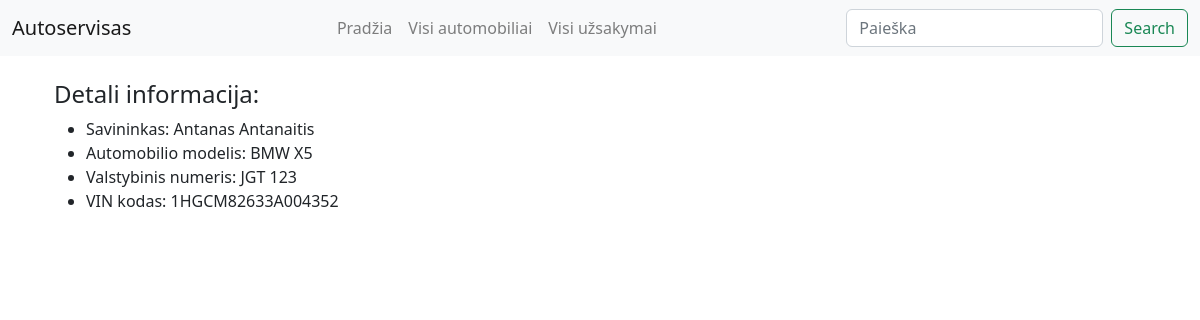
The app's page /autoservice/automobiliai/1 with its own data.
### autoservice/models.py (models this page shows, shortened)
class Automobilis(models.Model):
    valstybinis_nr = models.CharField('Valstybinis Nr.',max_length=100,unique=True)
    automobilio_modelis = models.ForeignKey(Automobilio_modelis, on_delete=models.CASCADE)
    vin_kodas = models.CharField('VIN kodas', max_length=50)
    klientas = models.CharField('Klientas', max_length=200)
    nuotrauka = models.ImageField('Nuotrauka', upload_to='automobiliai', null=True, blank=True)
    class Meta:
        verbose_name = 'Automobilis'
        verbose_name_plural = 'Automobiliai'

class Automobilio_modelis(models.Model):
    marke = models.CharField('Marke',max_length=100)
    modelis = models.CharField('Modelis', max_length=100)
    def __str__(self):
         return f'{self.marke} {self.modelis}'
    class Meta:
        verbose_name = 'Automobilio modelis'
        verbose_name_plural = 'Automobilio modeliai'

### autoservice/views.py (the view)
# urls.py: path('automobiliai/<int:masina_id>', views.automobilis, name='automobilis'),
def automobilis(request,masina_id):
    masina = get_object_or_404(Automobilis, pk=masina_id)
    return render(request,'automobilis.html',{'automobilis':masina})

### autoservice/templates/automobilis.html
{% extends "base.html" %}
{% block content %}
    <div class="container automobilis">
    <h4>Detali informacija:</h4>
    <ul>
        <li>Savininkas:  {{automobilis.klientas}}</li>
        <li>Automobilio modelis:  {{automobilis.automobilio_modelis}}</li>
        <li>Valstybinis numeris:  {{ automobilis.valstybinis_nr }}</li>
        <li>VIN kodas:  {{automobilis.vin_kodas}}</li>
    </ul>
    </div>
{% endblock %}

### records on screen
Automobilis: klientas "Antanas Antanaitis", automobilio_modelis "BMW X5", valstybinis_nr "JGT 123", vin_kodas "1HGCM82633A004352"
